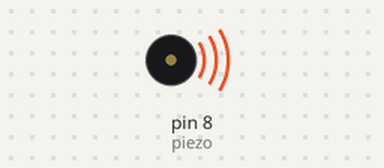
Simulated run of this sketch. Board: Arduino Uno, built with avr-gcc and run on an emulated ATmega328P. On the bench: buzzer (waves = sounding).

Above: at 0.5 s.
Timing chart, 0 to 18.2 s (numbered marks = the images above):
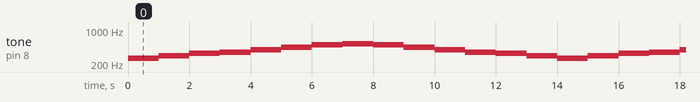

The sketch:

PushButtonPiezoExperiment.ino
```cpp
/*
Push Button Piezo V1.0
Introduction to Electrical Engineering
26 May 2021
Nebula Education
by Nolan Tremelling
*/

//Each array includes note 0 to 8, and can be accessed by using note[#]
int C[9] = {16.35, 32.7, 65.41, 130.81, 261.63, 523.25, 1046.5, 2093, 4186.01}; //Array that includes frequency for each note, in hertz
int Csharp[9] = {17.32, 34.65, 69.3, 138.59, 277.18, 554.37, 1108.73, 2217.46, 4434.92};
int Dflat[9] = {17.32, 34.65, 69.3, 138.59, 277.18, 554.37, 1108.73, 2217.46, 4434.92};
int D[9] = {18.35, 36.71, 73.42, 146.83, 293.66, 587.33, 1174.66, 2349.32, 4698.63};
int Dsharp[9] = {19.45, 38.89, 77.78, 155.56, 311.13, 622.25, 1244.51, 2489.02, 4978.03};
int Eflat[9] = {19.45, 38.89, 77.78, 155.56, 311.13, 622.25, 1244.51, 2489.02, 4978.03};
int E[9] = {20.6, 41.2, 82.41, 164.81, 329.63, 659.25, 1318.51, 2637.02, 5274.04};
int F[9] = {21.83, 43.65, 87.31, 174.61, 349.23, 698.46, 1396.91, 2793.83, 5587.65};
int Fsharp[9] = {23.12, 46.25, 92.5, 185, 369.99, 739.99, 1479.98, 2959.96, 5919.91};
int Gflat[9] = {23.12, 46.25, 92.5, 185, 369.99, 739.99, 1479.98, 2959.96, 5919.91};
int G[9] = {24.5, 49, 98, 196, 392, 783.99, 1567.98, 3135.96, 6271.93};
int Gsharp[9] = {25.96, 51.91, 103.83, 207.65, 415.3, 830.61, 1661.22, 3322.44, 6644.88};
int Aflat[9] = {25.96, 51.91, 103.83, 207.65, 415.3, 830.61, 1661.22, 3322.44, 6644.88};
int A[9] = {27.5, 55, 110, 220, 440, 880, 1760, 3520, 7040};
int Asharp[9] = {29.14, 58.27, 116.54, 233.08, 466.16, 932.33, 1864.66, 3729.31, 7458.62};
int Bflat[9] = {29.14, 58.27, 116.54, 233.08, 466.16, 932.33, 1864.66, 3729.31, 7458.62};
int B[9] = {30.87, 61.74, 123.47, 246.94, 493.88, 987.77, 1975.53, 3951.07, 7902.13};
int scale[14] = {C[4], D[4], E[4], F[4], G[4], A[4], B[4], C[5], B[4], A[4], G[4], F[4], E[4], D[4]};

const int piezo = 8; //Declares digital pin 8 as the piezo pin

void setup() {
  pinMode(piezo, OUTPUT); //Declares piezo pin as an output pin
}

void loop() {
  for(int i = 0; i < 14; i++){ //For loop that allows each of the tones to be played
    tone(piezo, scale[i]); //Plays the tone
    delay(1000); //Waits 1 second
    }
}
```

Measured:
- by itself, tone on pin 8 (piezo): repeats every 14.0 s: 293 Hz 1.0 s, 329 Hz 1.0 s, 349 Hz 1.0 s, 392 Hz 1.0 s, 440 Hz 1.0 s, 493 Hz 1.0 s, 523 Hz 1.0 s, 493 Hz 1.0 s, 440 Hz 1.0 s, 392 Hz 1.0 s, 349 Hz 1.0 s, 329 Hz 1.0 s, 293 Hz 1.0 s, 261 Hz 1.0 s
